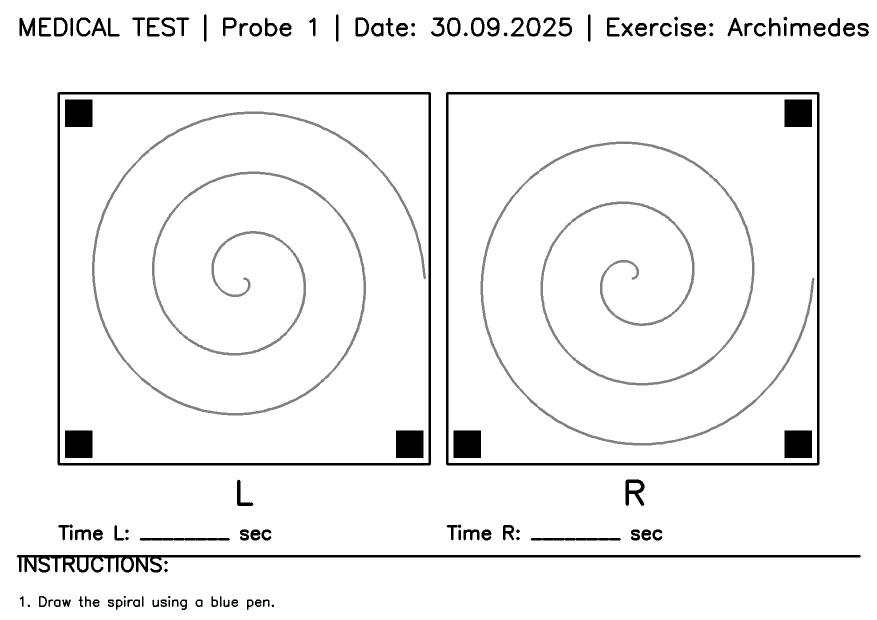
#> input picture 2.jpg, 1754 x 1240 px (shown at 1/2 size)
$ python -i lr_ccw90_working.py   (imports and definitions only)
#> lines starting #> are read from the running program, lines starting #| are printed output that depends on the picture; after the words box and inside, x2 and y2 are one past the last pixel; in counts of white or black regions, pixels touching at a corner belong together
#> further down, picture is the input picture: shape (1240, 1754, 3); min 0, max 255, mean 242.6
import fitz  # PyMuPDF
import cv2
import numpy as np
from PIL import Image
import io

# [18 lines left out: function pdf_to_image, not called in this run]

def find_black_squares(image):
    """Находим черные квадраты на изображении"""
    # Конвертируем в grayscale
    gray = cv2.cvtColor(image, cv2.COLOR_BGR2GRAY)

    # Бинаризация для выделения черных объектов
    _, binary = cv2.threshold(gray, 50, 255, cv2.THRESH_BINARY_INV)
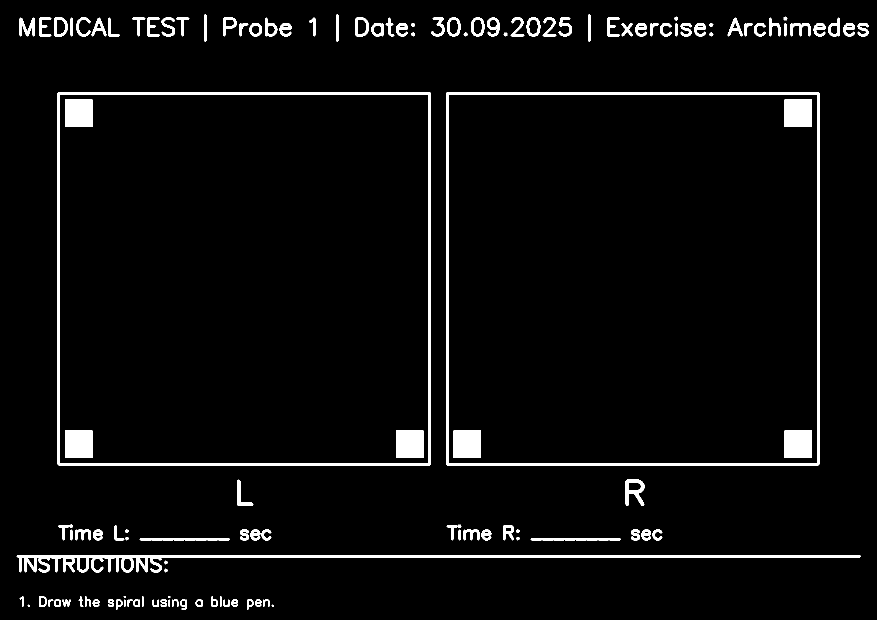
#> binary: shape (1240, 1754) (shown at 1/2 size); 4.1% white; 124 white regions (4 under 20 px), largest, box (x1, y1, x2, y2) and area: (115, 184, 862, 931) 14828, (892, 184, 1639, 931) 14828, (33, 1110, 1722, 1145) 11936

    # Морфологические операции для улучшения качества
    kernel = np.ones((3,3), np.uint8)
    binary = cv2.morphologyEx(binary, cv2.MORPH_CLOSE, kernel)
#> binary: shape (1240, 1754); 4.1% white; 120 white regions (4 under 20 px), largest, box (x1, y1, x2, y2) and area: (115, 184, 862, 931) 14828, (892, 184, 1639, 931) 14828, (33, 1110, 1722, 1145) 11988
    binary = cv2.morphologyEx(binary, cv2.MORPH_OPEN, kernel)
#> binary: shape (1240, 1754); 4.1% white; 126 white regions (4 under 20 px)

    # Находим контуры
    contours, _ = cv2.findContours(binary, cv2.RETR_EXTERNAL, cv2.CHAIN_APPROX_SIMPLE)
#> contours = 120 contours, 6 with area under 20; largest, box (x1, y1, x2, y2) and area: (892, 184, 1639, 931) 556508, (115, 184, 862, 931) 556508, (34, 1110, 1721, 1145) 10826, (1251, 959, 1289, 1011) 1238, (108, 35, 135, 73) 866

    squares = []
    for contour in contours:
        # Аппроксимируем контур
        epsilon = 0.02 * cv2.arcLength(contour, True)
        approx = cv2.approxPolyDP(contour, epsilon, True)

        # Проверяем что это квадрат (4 угла)
        if len(approx) == 4:
            area = cv2.contourArea(contour)
            # Фильтруем по размеру (настраивайте под ваш случай)
            if 50 < area < 5000:
                # Проверяем что форма близка к квадрату
                x, y, w, h = cv2.boundingRect(approx)
                aspect_ratio = float(w)/h
                if 0.7 <= aspect_ratio <= 1.3:  # Допуск для квадрата
                    squares.append(approx)
#> this loop made 120 passes
#> (epsilon, area, x, y, h, aspect_ratio) on passes 67, 68, 96, 118, 119, 120: (1.07, 94, 1568, 47, 25, 0.2), (1.07, 94, 1350, 47, 25, 0.2), (1.51, 138, 141, 36, 36, 0.139), (2.23, 210, 1176, 29, 54, 0.0926), (2.23, 210, 672, 29, 54, 0.0926), (2.23, 210, 408, 29, 54, 0.0926)
#> (epsilon, approx, area) on passes 7, 9, 26, 28: (0.56, [[337, 1200], [337, 1212], [339, 1212], [339, 1200]], 24), (0.56, [[248, 1200], [248, 1212], [250, 1212], [250, 1200]], 24), (0.84, [[440, 1193], [440, 1212], [442, 1212], [442, 1193]], 38), (0.84, [[284, 1193], [284, 1212], [286, 1212], [286, 1193]], 38)
#> after the loop, squares = []

    return squares

# [118 lines left out: functions group_squares_by_position, create_red_square_from_three_points, process_medical_test, debug_squares, not called in this run]

# Запуск обработки
# [8 lines not run here, left out]

>>> import cv2
>>> picture = cv2.imread('2.jpg')
>>> result = find_black_squares(picture)
#> result = []

$ run again, on 3.jpg
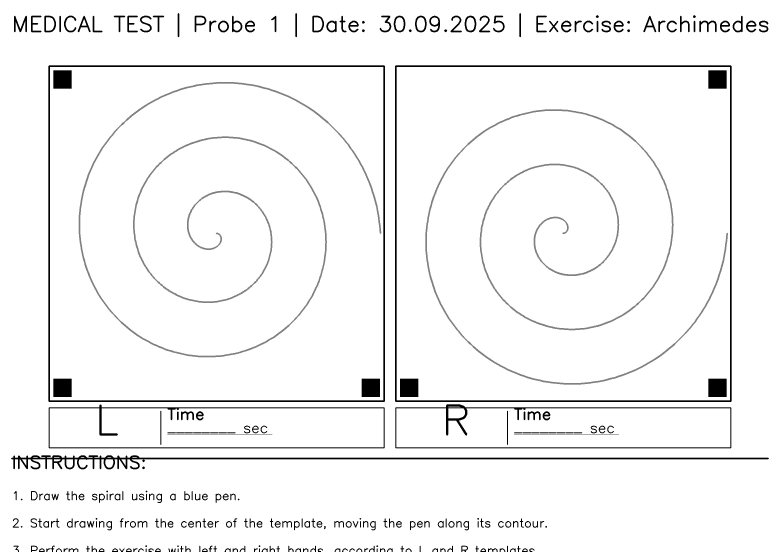
#> input picture 3.jpg, 2339 x 1654 px (shown at 1/3 size)
#> picture is the input picture: shape (1654, 2339, 3); min 0, max 255, mean 244.2
#> in find_black_squares, `_, binary = cv2.threshold(gray, 50, 255, cv2.THRESH_BINARY_INV)`:
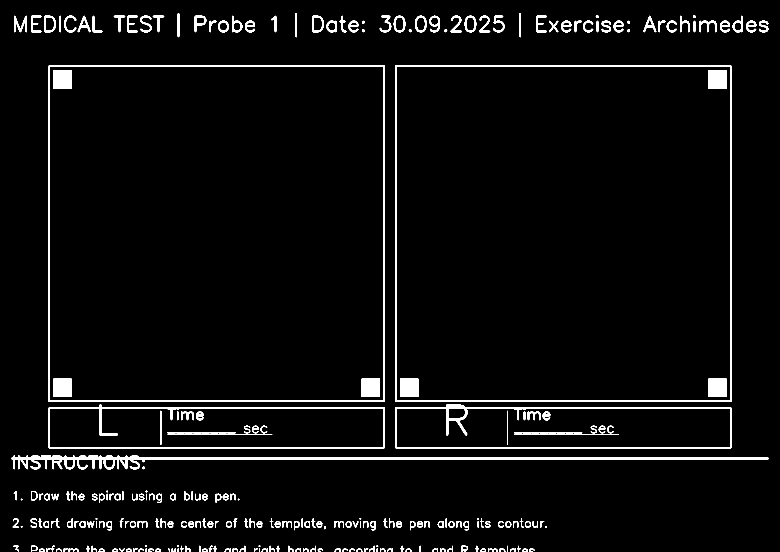
#> binary: shape (1654, 2339) (shown at 1/3 size); 3.6% white; 260 white regions (5 under 20 px), largest, box (x1, y1, x2, y2) and area: (145, 196, 1155, 1206) 20088, (1185, 196, 2195, 1206) 20088, (33, 1366, 2307, 1408) 16044
#> in find_black_squares, `binary = cv2.morphologyEx(binary, cv2.MORPH_OPEN, kernel)`:
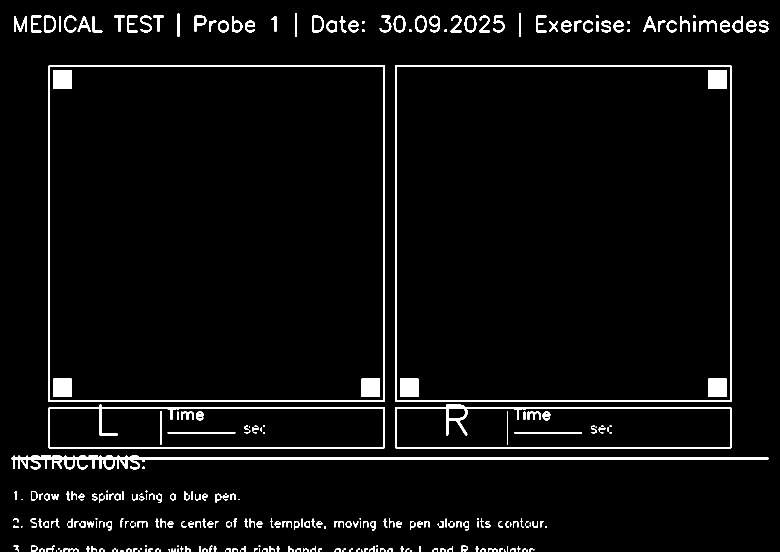
#> binary: shape (1654, 2339) (shown at 1/3 size); 3.6% white; 380 white regions (71 under 20 px)
#> contours = 346 contours, 116 with area under 20; largest, box (x1, y1, x2, y2) and area: (1185, 196, 2195, 1206) 1018073, (145, 196, 1155, 1206) 1018073, (1186, 1213, 2194, 1345) 123310, (146, 1214, 1154, 1345) 122898, (34, 1366, 2306, 1408) 14826
#> the loop in find_black_squares, `for contour in contours:` made 346 passes
#> (epsilon, area) on passes 91, 94, 103, 156, 167, 168, 172, 217: (0.68, 30), (0.68, 30), (0.68, 30), (0.68, 30), (0.76, 34), (0.76, 34), (0.76, 34), (1.08, 50)
#> after the loop in find_black_squares, `for contour in contours:`: squares = []

$ run again, on t1.jpg
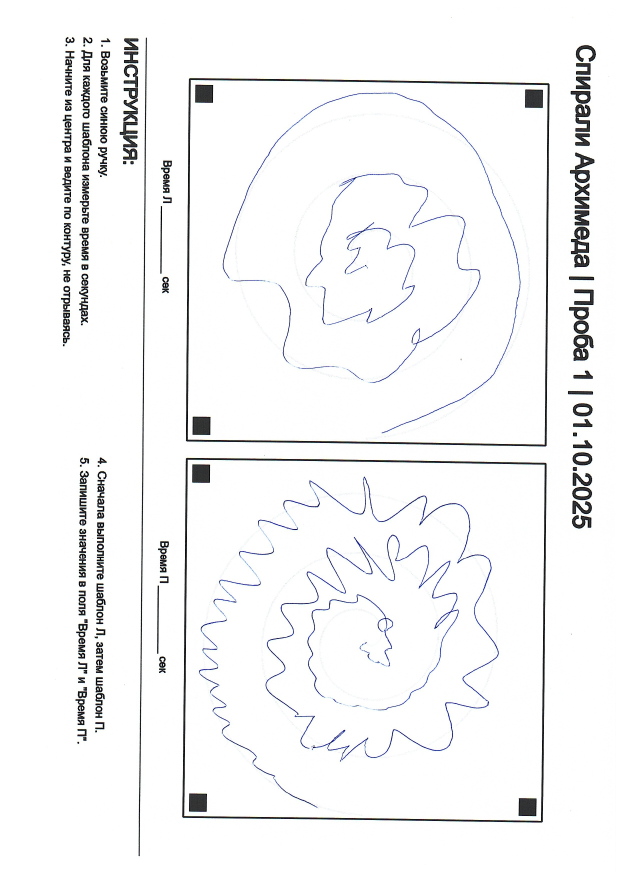
#> input picture t1.jpg, 1240 x 1753 px (shown at 1/2 size)
#> picture is the input picture: shape (1753, 1240, 3); mean B, G, R 245.7, 245.2, 244.9
#> in find_black_squares, `_, binary = cv2.threshold(gray, 50, 255, cv2.THRESH_BINARY_INV)`:
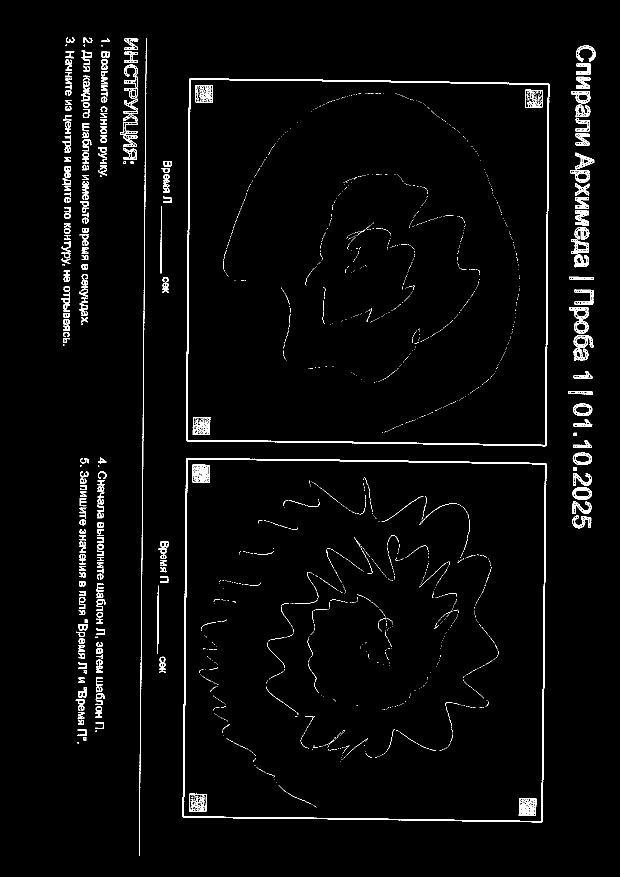
#> binary: shape (1753, 1240) (shown at 1/2 size); 2.6% white in thin lines or dots, all inside (x1, y1, x2, y2) = (122, 74, 1192, 1712)
#> in find_black_squares, `binary = cv2.morphologyEx(binary, cv2.MORPH_OPEN, kernel)`:
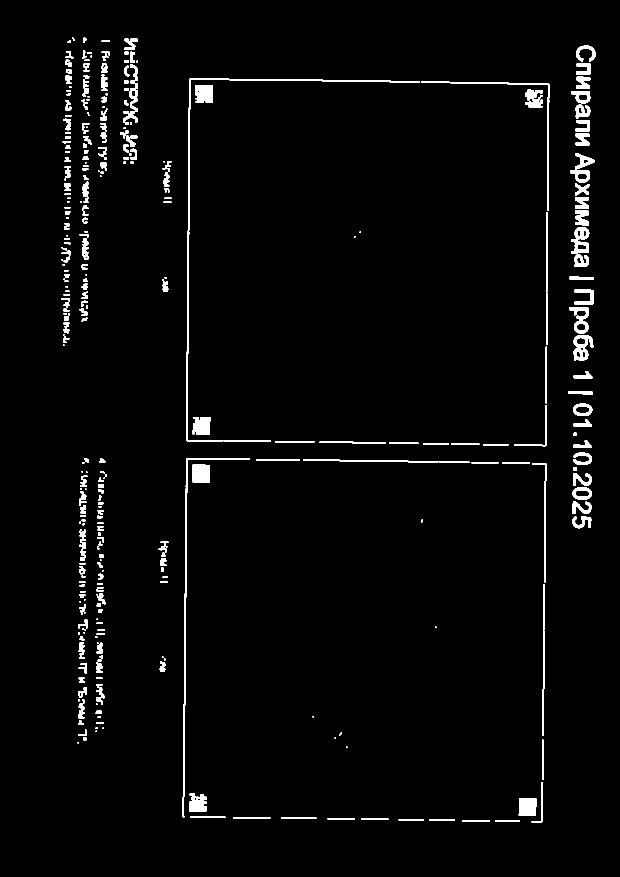
#> binary: shape (1753, 1240) (shown at 1/2 size); 2.6% white; 327 white regions (73 under 20 px)
#> contours = 327 contours, 96 with area under 20; largest, box (x1, y1, x2, y2) and area: (372, 157, 458, 883) 1784, (365, 916, 500, 1635) 1745, (1147, 670, 1187, 721) 1361, (1142, 454, 1179, 508) 1248, (1140, 306, 1189, 366) 1208
#> the loop in find_black_squares, `for contour in contours:` made 327 passes
#> (epsilon, approx, area, x, y, w, h, aspect_ratio) on passes 10, 12: (2.72, [[1038, 1597], [1037, 1630], [1071, 1631], [1072, 1597]], 1136.5, 1037, 1597, 36, 35, 1.03), (4.03, [[1085, 1564], [1082, 1641], [1063, 1644], [1084, 1643]], 199, 1063, 1564, 23, 81, 0.284)
#> after the loop in find_black_squares, `for contour in contours:`: squares = 5 contours; box (x1, y1, x2, y2) and area: (385, 929, 420, 965) 1173, (1037, 1597, 1073, 1632) 1140, (901, 164, 1099, 422) 452, (1028, 810, 1094, 892) 146, (128, 632, 138, 641) 64
#> result has the same summary as squares in find_black_squares
